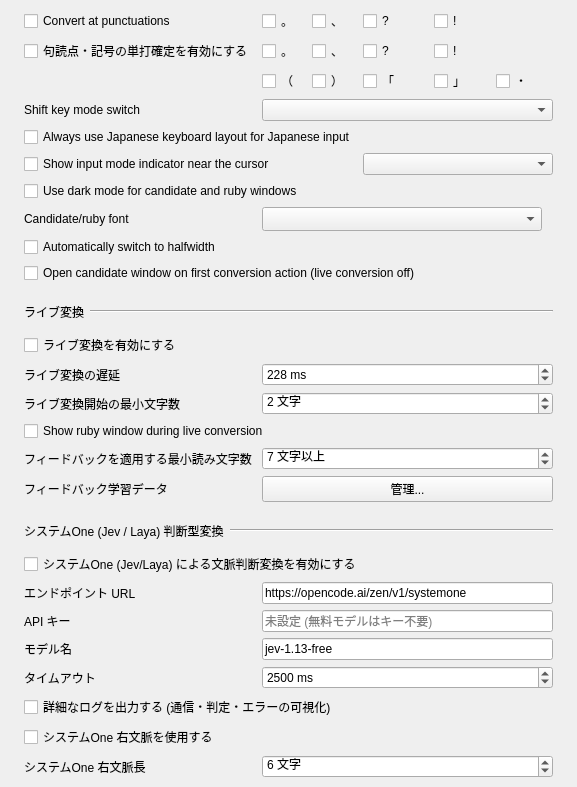
              <widget class="QFrame" name="inputAssistanceGroup">
               <property name="frameShape">
                <enum>QFrame::Shape::NoFrame</enum>
               </property>
               <layout class="QGridLayout" name="gridLayout_9">
                <property name="verticalSpacing">
                 <number>6</number>
                </property>
                <property name="horizontalSpacing">
                 <number>8</number>
                </property>
                <property name="leftMargin">
                 <number>24</number>
                </property>
                <property name="topMargin">
                 <number>9</number>
                </property>
                <property name="rightMargin">
                 <number>24</number>
                </property>
                <property name="bottomMargin">
                 <number>9</number>
                </property>
                <item row="10" column="0" colspan="8">
                 <widget class="QWidget" name="liveConversionSectionWidget">
                  <layout class="QHBoxLayout" name="horizontalLayout_liveConversionSection">
                   <property name="spacing">
                    <number>6</number>
                   </property>
                   <property name="leftMargin">
                    <number>0</number>
                   </property>
                   <property name="topMargin">
                    <number>14</number>
                   </property>
                   <property name="rightMargin">
                    <number>0</number>
                   </property>
                   <property name="bottomMargin">
                    <number>6</number>
                   </property>
                   <item>
                    <widget class="QLabel" name="liveConversionSectionLabel">
                     <property name="text">
                      <string>ライブ変換</string>
                     </property>
                    </widget>
                   </item>
                   <item>
                    <widget class="Line" name="liveConversionSectionLine">
                     <property name="sizePolicy">
                      <sizepolicy hsizetype="MinimumExpanding" vsizetype="Fixed">
                       <horstretch>0</horstretch>
                       <verstretch>0</verstretch>
                      </sizepolicy>
                     </property>
                     <property name="orientation">
                      <enum>Qt::Orientation::Horizontal</enum>
                     </property>
                    </widget>
                   </item>
                  </layout>
                 </widget>
                </item>
                <item row="8" column="0" colspan="8">
                 <widget class="QCheckBox" name="autoSwitchCompositionMode">
                  <property name="text">
                   <string>Automatically switch to halfwidth</string>
                  </property>
                 </widget>
                </item>
                <item row="9" column="0" colspan="8">
                 <widget class="QCheckBox" name="showCandidateWindowOnInitialConversionCheckBox">
                  <property name="toolTip">
                   <string>When live conversion is off, the first conversion action opens the candidate window without advancing to the second candidate.</string>
                  </property>
                  <property name="text">
                   <string>Open candidate window on first conversion action (live conversion off)</string>
                  </property>
                 </widget>
                </item>
                <item row="11" column="0" colspan="8">
                 <widget class="QCheckBox" name="liveConversionCheckBox">
                  <property name="toolTip">
                   <string>入力中の未確定文字列を、文字が入力されるたびに自動で変換します。</string>
                  </property>
                  <property name="text">
                   <string>ライブ変換を有効にする</string>
                  </property>
                 </widget>
                </item>
                <item row="12" column="0" colspan="3">
                 <widget class="QLabel" name="liveConversionDelayLabel">
                  <property name="toolTip">
                   <string>文字入力後、ライブ変換を開始するまでの待ち時間です。0 ms にすると即時変換します。</string>
                  </property>
                  <property name="text">
                   <string>ライブ変換の遅延</string>
                  </property>
                 </widget>
                </item>
                <item row="12" column="3" colspan="5">
                 <widget class="QSpinBox" name="liveConversionDelaySpinBox">
                  <property name="toolTip">
                   <string>文字入力後、ライブ変換を開始するまでの待ち時間です。0 ms にすると即時変換します。</string>
                  </property>
                  <property name="minimum">
                   <number>0</number>
                  </property>
                  <property name="maximum">
                   <number>1000</number>
                  </property>
                  <property name="singleStep">
                   <number>1</number>
                  </property>
                  <property name="value">
                   <number>228</number>
                  </property>
                  <property name="suffix">
                   <string> ms</string>
                  </property>
                  <property name="specialValueText">
                   <string>即時</string>
                  </property>
                 </widget>
                </item>
                <item row="13" column="0" colspan="3">
                 <widget class="QLabel" name="liveConversionMinKeyLengthLabel">
                  <property name="toolTip">
                   <string>ライブ変換を開始する最小文字数です。1 にすると 1 文字目からライブ変換します。</string>
                  </property>
                  <property name="text">
                   <string>ライブ変換開始の最小文字数</string>
                  </property>
                 </widget>
                </item>
                <item row="13" column="3" colspan="5">
                 <widget class="QSpinBox" name="liveConversionMinKeyLengthSpinBox">
                  <property name="toolTip">
                   <string>ライブ変換を開始する最小文字数です。短くすると変換開始は早くなりますが、1 文字の助詞などが漢字化されやすくなります。</string>
                  </property>
                  <property name="minimum">
                   <number>1</number>
                  </property>
                  <property name="maximum">
                   <number>20</number>
                  </property>
                  <property name="singleStep">
                   <number>1</number>
                  </property>
                  <property name="value">
                   <number>2</number>
                  </property>
                  <property name="suffix">
                   <string> 文字</string>
                  </property>
                 </widget>
                </item>
                <item row="14" column="0" colspan="8">
                 <widget class="QCheckBox" name="showLiveConversionRubyWindow">
                  <property name="toolTip">
                   <string>Shows the typed reading near the candidate window during live conversion.</string>
                  </property>
                  <property name="text">
                   <string>Show ruby window during live conversion</string>
                  </property>
                 </widget>
                </item>
                <item row="15" column="0" colspan="3">
                 <widget class="QLabel" name="zenzFeedbackMinKeyLengthLabel">
                  <property name="text"><string>フィードバックを適用する最小読み文字数</string></property>
                 </widget>
                </item>
                <item row="16" column="0" colspan="3">
                 <widget class="QLabel" name="zenzFeedbackDataLabel">
                  <property name="text">
                   <string>フィードバック学習データ</string>
                  </property>
                 </widget>
                </item>
                <item row="15" column="3" colspan="5">
                 <widget class="QSpinBox" name="zenzFeedbackMinKeyLengthSpinBox">
                  <property name="minimum"><number>1</number></property>
                  <property name="maximum"><number>20</number></property>
                  <property name="value"><number>7</number></property>
                  <property name="suffix"><string> 文字以上</string></property>
                 </widget>
                </item>
                <item row="16" column="3" colspan="5">
                 <widget class="QPushButton" name="editZenzFeedbackButton">
                  <property name="toolTip">
                   <string>システムOne 補正の採用・却下・手動ブロックの履歴を確認、検索、インポート、エクスポート、削除します。通常の変換履歴に追加学習した内容は管理対象外です。</string>
                  </property>
                  <property name="text">
                   <string>管理...</string>
                  </property>
                 </widget>
                </item>
                <item row="0" column="0" colspan="3">
                 <widget class="QCheckBox" name="useAutoConversion">
                  <property name="text">
                   <string>Convert at punctuations</string>
                  </property>
                 </widget>
                </item>
                <item row="0" column="3">
                 <widget class="QCheckBox" name="kutenCheckBox">
                  <property name="maximumSize">
                   <size>
                    <width>45</width>
                    <height>16777215</height>
                   </size>
                  </property>
                  <property name="text">
                   <string>。</string>
                  </property>
                 </widget>
                </item>
                <item row="0" column="4">
                 <widget class="QCheckBox" name="toutenCheckBox">
                  <property name="maximumSize">
                   <size>
                    <width>45</width>
                    <height>16777215</height>
                   </size>
                  </property>
                  <property name="text">
                   <string>、</string>
                  </property>
                 </widget>
                </item>
                <item row="0" column="5">
                 <widget class="QCheckBox" name="questionMarkCheckBox">
                  <property name="maximumSize">
                   <size>
                    <width>45</width>
                    <height>16777215</height>
                   </size>
                  </property>
                  <property name="text">
                   <string>?</string>
                  </property>
                 </widget>
                </item>
                <item row="0" column="6">
                 <widget class="QCheckBox" name="exclamationMarkCheckBox">
                  <property name="maximumSize">
                   <size>
                    <width>45</width>
                    <height>16777215</height>
                   </size>
                  </property>
                  <property name="text">
                   <string>!</string>
                  </property>
                 </widget>
                </item>
                <item row="1" column="0" colspan="3">
                 <widget class="QCheckBox" name="useDirectCommit">
                  <property name="text">
                   <string>句読点・記号の単打確定を有効にする</string>
                  </property>
                 </widget>
                </item>
                <item row="1" column="3">
                 <widget class="QCheckBox" name="directCommitKutenCheckBox">
                  <property name="maximumSize">
                   <size>
                    <width>45</width>
                    <height>16777215</height>
                   </size>
                  </property>
                  <property name="text">
                   <string>。</string>
                  </property>
                 </widget>
                </item>
                <item row="1" column="4">
                 <widget class="QCheckBox" name="directCommitToutenCheckBox">
                  <property name="maximumSize">
                   <size>
                    <width>45</width>
                    <height>16777215</height>
                   </size>
                  </property>
                  <property name="text">
                   <string>、</string>
                  </property>
                 </widget>
                </item>
                <item row="1" column="5">
                 <widget class="QCheckBox" name="directCommitQuestionMarkCheckBox">
                  <property name="maximumSize">
                   <size>
                    <width>45</width>
                    <height>16777215</height>
                   </size>
                  </property>
                  <property name="text">
                   <string>?</string>
                  </property>
                 </widget>
                </item>
                <item row="1" column="6">
                 <widget class="QCheckBox" name="directCommitExclamationMarkCheckBox">
                  <property name="maximumSize">
                   <size>
                    <width>45</width>
                    <height>16777215</height>
                   </size>
                  </property>
                  <property name="text">
                   <string>!</string>
                  </property>
                 </widget>
                </item>
                <item row="2" column="0" colspan="3">
                 <spacer name="horizontalSpacer_directCommit">
                  <property name="orientation">
                   <enum>Qt::Orientation::Horizontal</enum>
                  </property>
                  <property name="sizeHint" stdset="0">
                   <size>
                    <width>20</width>
                    <height>20</height>
                   </size>
                  </property>
                 </spacer>
                </item>
                <item row="2" column="3">
                 <widget class="QCheckBox" name="directCommitOpenParenthesisCheckBox">
                  <property name="maximumSize">
                   <size>
                    <width>45</width>
                    <height>16777215</height>
                   </size>
                  </property>
                  <property name="text">
                   <string>（</string>
                  </property>
                 </widget>
                </item>
                <item row="2" column="4">
                 <widget class="QCheckBox" name="directCommitCloseParenthesisCheckBox">
                  <property name="maximumSize">
                   <size>
                    <width>45</width>
                    <height>16777215</height>
                   </size>
                  </property>
                  <property name="text">
                   <string>）</string>
                  </property>
                 </widget>
                </item>
                <item row="2" column="5">
                 <widget class="QCheckBox" name="directCommitOpenBracketCheckBox">
                  <property name="maximumSize">
                   <size>
                    <width>45</width>
                    <height>16777215</height>
                   </size>
                  </property>
                  <property name="text">
                   <string>「</string>
                  </property>
                 </widget>
                </item>
                <item row="2" column="6">
                 <widget class="QCheckBox" name="directCommitCloseBracketCheckBox">
                  <property name="maximumSize">
                   <size>
                    <width>45</width>
                    <height>16777215</height>
                   </size>
                  </property>
                  <property name="text">
                   <string>」</string>
                  </property>
                 </widget>
                </item>
                <item row="2" column="7">
                 <widget class="QCheckBox" name="directCommitMiddleDotCheckBox">
                  <property name="maximumSize">
                   <size>
                    <width>45</width>
                    <height>16777215</height>
                   </size>
                  </property>
                  <property name="text">
                   <string>・</string>
                  </property>
                 </widget>
                </item>
                <item row="3" column="0" colspan="3">
                 <widget class="QLabel" name="autoCorrectionLable_3">
                  <property name="text">
                   <string>Shift key mode switch</string>
                  </property>
                 </widget>
                </item>
                <item row="3" column="3" colspan="5">
                 <widget class="QComboBox" name="shiftKeyModeSwitchComboBox">
                  <property name="minimumSize">
                   <size>
                    <width>150</width>
                    <height>0</height>
                   </size>
                  </property>
                 </widget>
                </item>
                <item row="4" column="0" colspan="8">
                 <widget class="QCheckBox" name="useJapaneseLayout">
                  <property name="enabled">
                   <bool>true</bool>
                  </property>
                  <property name="text">
                   <string>Always use Japanese keyboard layout for Japanese input</string>
                  </property>
                 </widget>
                </item>
                <item row="5" column="0" colspan="5">
                 <widget class="QCheckBox" name="useModeIndicator">
                  <property name="enabled">
                   <bool>true</bool>
                  </property>
                  <property name="text">
                   <string>Show input mode indicator near the cursor</string>
                  </property>
                 </widget>
                </item>
                <item row="5" column="5" colspan="3">
                 <widget class="QComboBox" name="modeIndicatorThemeComboBox">
                  <property name="minimumSize">
                   <size>
                    <width>190</width>
                    <height>0</height>
                   </size>
                  </property>
                  <property name="maximumSize">
                   <size>
                    <width>190</width>
                    <height>16777215</height>
                   </size>
                  </property>
                 </widget>
                </item>
                <item row="6" column="0" colspan="8">
                 <widget class="QCheckBox" name="useDarkModeCandidateWindow">
                  <property name="enabled">
                   <bool>true</bool>
                  </property>
                  <property name="text">
                   <string>Use dark mode for candidate and ruby windows</string>
                  </property>
                 </widget>
                </item>
                <item row="7" column="0" colspan="3">
                 <widget class="QLabel" name="candidateRubyFontLabel">
                  <property name="text">
                   <string>Candidate/ruby font</string>
                  </property>
                 </widget>
                </item>
                <item row="7" column="3" colspan="5">
                 <widget class="QComboBox" name="candidateRubyFontComboBox">
                  <property name="minimumSize">
                   <size>
                    <width>180</width>
                    <height>0</height>
                   </size>
                  </property>
                  <property name="maximumSize">
                   <size>
                    <width>280</width>
                    <height>16777215</height>
                   </size>
                  </property>
                  <property name="sizeAdjustPolicy">
                   <enum>QComboBox::AdjustToMinimumContentsLengthWithIcon</enum>
                  </property>
                  <property name="minimumContentsLength">
                   <number>18</number>
                  </property>
                 </widget>
                </item>
                <item row="39" column="0" colspan="8">
                 <widget class="QWidget" name="systemoneSectionWidget">
                  <layout class="QHBoxLayout" name="horizontalLayout_systemoneSection">
                   <property name="spacing"><number>6</number></property>
                   <property name="leftMargin"><number>0</number></property>
                   <property name="topMargin"><number>14</number></property>
                   <property name="rightMargin"><number>0</number></property>
                   <property name="bottomMargin"><number>6</number></property>
                   <item>
                    <widget class="QLabel" name="systemoneSectionLabel">
                     <property name="text"><string>システムOne (Jev / Laya) 判断型変換</string></property>
                     <property name="toolTip"><string>文章を生成せず、状態を読んで選択肢から1つを選ぶ判断型モデルです。生成型の システムOne パイプラインを置き換える場合に使います。</string></property>
                    </widget>
                   </item>
                   <item>
                    <widget class="Line" name="systemoneSectionLine">
                     <property name="sizePolicy">
                      <sizepolicy hsizetype="MinimumExpanding" vsizetype="Fixed">
                       <horstretch>0</horstretch><verstretch>0</verstretch>
                      </sizepolicy>
                     </property>
                     <property name="orientation"><enum>Qt::Orientation::Horizontal</enum></property>
                    </widget>
                   </item>
                  </layout>
                 </widget>
                </item>
                <item row="40" column="0" colspan="8">
                 <widget class="QCheckBox" name="systemoneDecisionCheckBox">
                  <property name="toolTip"><string>通常の変換結果をそのまま使い、別の判断が必要な場合だけシステムOneへ問い合わせます。オフのときは送信も行いません。</string></property>
                  <property name="text"><string>システムOne (Jev/Laya) による文脈判断変換を有効にする</string></property>
                 </widget>
                </item>
                <item row="41" column="0" colspan="3">
                 <widget class="QLabel" name="systemoneEndpointUrlLabel">
                  <property name="toolTip"><string>システムOne のエンドポイント URL です。ローカルのプロキシ経由にする場合はここを書き換えます。</string></property>
                  <property name="text"><string>エンドポイント URL</string></property>
                 </widget>
                </item>
                <item row="41" column="3" colspan="5">
                 <widget class="QLineEdit" name="systemoneEndpointUrlLineEdit">
                  <property name="toolTip"><string>例: https://opencode.ai/zen/v1/systemone</string></property>
                  <property name="text"><string>https://opencode.ai/zen/v1/systemone</string></property>
                 </widget>
                </item>
                <item row="42" column="0" colspan="3">
                 <widget class="QLabel" name="systemoneApiKeyLabel">
                  <property name="toolTip"><string>API キーです。空欄のままでも無料モデルは利用できます。</string></property>
                  <property name="text"><string>API キー</string></property>
                 </widget>
                </item>
                <item row="42" column="3" colspan="5">
                 <widget class="QLineEdit" name="systemoneApiKeyLineEdit">
                  <property name="toolTip"><string>空欄のままでも無料モデルは利用できます。キーを設定した場合のみ Authorization ヘッダーを送信します。</string></property>
                  <property name="echoMode"><enum>QLineEdit::Password</enum></property>
                  <property name="placeholderText"><string>未設定 (無料モデルはキー不要)</string></property>
                 </widget>
                </item>
                <item row="43" column="0" colspan="3">
                 <widget class="QLabel" name="systemoneModelNameLabel">
                  <property name="toolTip"><string>使用するモデル名です。ゲートウェイが案内する名前に合わせて変更します。</string></property>
                  <property name="text"><string>モデル名</string></property>
                 </widget>
                </item>
                <item row="43" column="3" colspan="5">
                 <widget class="QLineEdit" name="systemoneModelNameLineEdit">
                  <property name="toolTip"><string>例: jev-1.13-free</string></property>
                  <property name="text"><string>jev-1.13-free</string></property>
                 </widget>
                </item>
                <item row="44" column="0" colspan="3">
                 <widget class="QLabel" name="systemoneTimeoutLabel">
                  <property name="toolTip"><string>1回の問い合わせで待つ上限です。超過した場合は通常の変換結果をそのまま表示します。</string></property>
                  <property name="text"><string>タイムアウト</string></property>
                 </widget>
                </item>
                <item row="44" column="3" colspan="5">
                 <widget class="QSpinBox" name="systemoneTimeoutSpinBox">
                  <property name="minimum"><number>100</number></property>
                  <property name="maximum"><number>10000</number></property>
                  <property name="singleStep"><number>100</number></property>
                  <property name="value"><number>2500</number></property>
                  <property name="suffix"><string> ms</string></property>
                 </widget>
                </item>
                <item row="45" column="0" colspan="8">
                 <widget class="QCheckBox" name="systemoneDebugLoggingCheckBox">
                  <property name="toolTip"><string>送受信内容、選ばれた候補、エラーをログに出力します。送信する文章がログに残るため、共有しにくい内容を扱う場合はオフにしてください。</string></property>
                  <property name="text"><string>詳細なログを出力する (通信・判定・エラーの可視化)</string></property>
                 </widget>
                </item>
                <item row="46" column="0" colspan="8">
                 <widget class="QCheckBox" name="zenzLiveCorrectionRightContextCheckBox">
                  <property name="toolTip">
                   <string>クライアントからカーソル右側テキストが渡された場合、U+EE07 right context として システムOne (Jev / Laya) のプロンプトに含めます。</string>
                  </property>
                  <property name="text">
                   <string>システムOne 右文脈を使用する</string>
                  </property>
                 </widget>
                </item>
                <item row="47" column="0" colspan="3">
                 <widget class="QLabel" name="zenzLiveCorrectionRightContextLengthLabel">
                  <property name="toolTip">
                   <string>システムOne 右文脈として使う最大文字数です。</string>
                  </property>
                  <property name="text">
                   <string>システムOne 右文脈長</string>
                  </property>
                 </widget>
                </item>
                <item row="47" column="3" colspan="5">
                 <widget class="QSpinBox" name="zenzLiveCorrectionRightContextLengthSpinBox">
                  <property name="toolTip">
                   <string>カーソル右側テキストが取得できる場合だけ使われます。0 文字なら送信しません。</string>
                  </property>
                  <property name="minimum">
                   <number>0</number>
                  </property>
                  <property name="maximum">
                   <number>128</number>
                  </property>
                  <property name="singleStep">
                   <number>1</number>
                  </property>
                  <property name="value">
                   <number>6</number>
                  </property>
                  <property name="suffix">
                   <string> 文字</string>
                  </property>
                  <property name="specialValueText">
                   <string>使わない</string>
                  </property>
                 </widget>
                </item>
               </layout>
              </widget>
